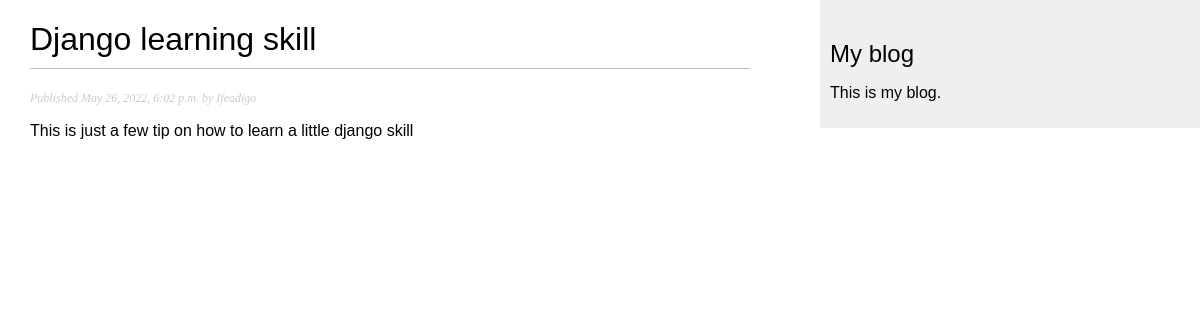
The app's page /blog/2022/5/26/Django-learning-skill/ with its own data.
### blog/models.py (models this page shows, shortened)
class Post(models.Model):
    STATUS_CHOICES = (
        ('draft', 'Draft'),
        ('published', 'Published'),
    )
    title = models.CharField(max_length=250)
    slug = models.SlugField(max_length=250,
                            unique_for_date='publish')
    author = models.ForeignKey(User,on_delete=models.CASCADE,related_name='blog_posts')
    body = models.TextField()
    publish = models.DateTimeField(default=timezone.now)
    created = models.DateTimeField(auto_now_add=True)
    updated = models.DateTimeField(auto_now=True)
    status = models.CharField(max_length=10,choices=STATUS_CHOICES,default='draft')
    objects = models.Manager() # The default manager.
    published = PublishedManager() # Our custom manager.

### blog/views.py (the view)
# urls.py: path('<int:year>/<int:month>/<int:day>/<slug:post>/', views.post_detail, name='post_detail'),
def post_detail(request, year, month, day, post):
    post = get_object_or_404(Post, slug=post,status='published',publish__year=year,publish__month=month,publish__day=day)
    return render(request,'blog/post/detail.html',{'post': post})

### blog/templates/blog/post/detail.html (shortened to what this page needs)
{% extends "blog/base.html" %}
{% block content %}
    <h1>{{ post.title }}</h1>
    <p class="date">
        Published {{ post.publish }} by {{ post.author }}
    </p>
    {{ post.body|linebreaks }}
{% endblock %}

### blog/static/css/blog.css (style rules this page uses)
body { margin:0; padding:0; font-family:helvetica, sans-serif; }
h1 { font-weight:normal; border-bottom:1px solid #bbb; padding:0 0 10px 0; }
p.date { color:#ccc; font-family: georgia, serif; font-size: 12px; font-style: italic; }

### records on screen
Post: title "Django learning skill", publish "May 26, 2022, 6:02 p.m.", author "Ifeadigo", body "This is just a few tip on how to learn a little django skill"
